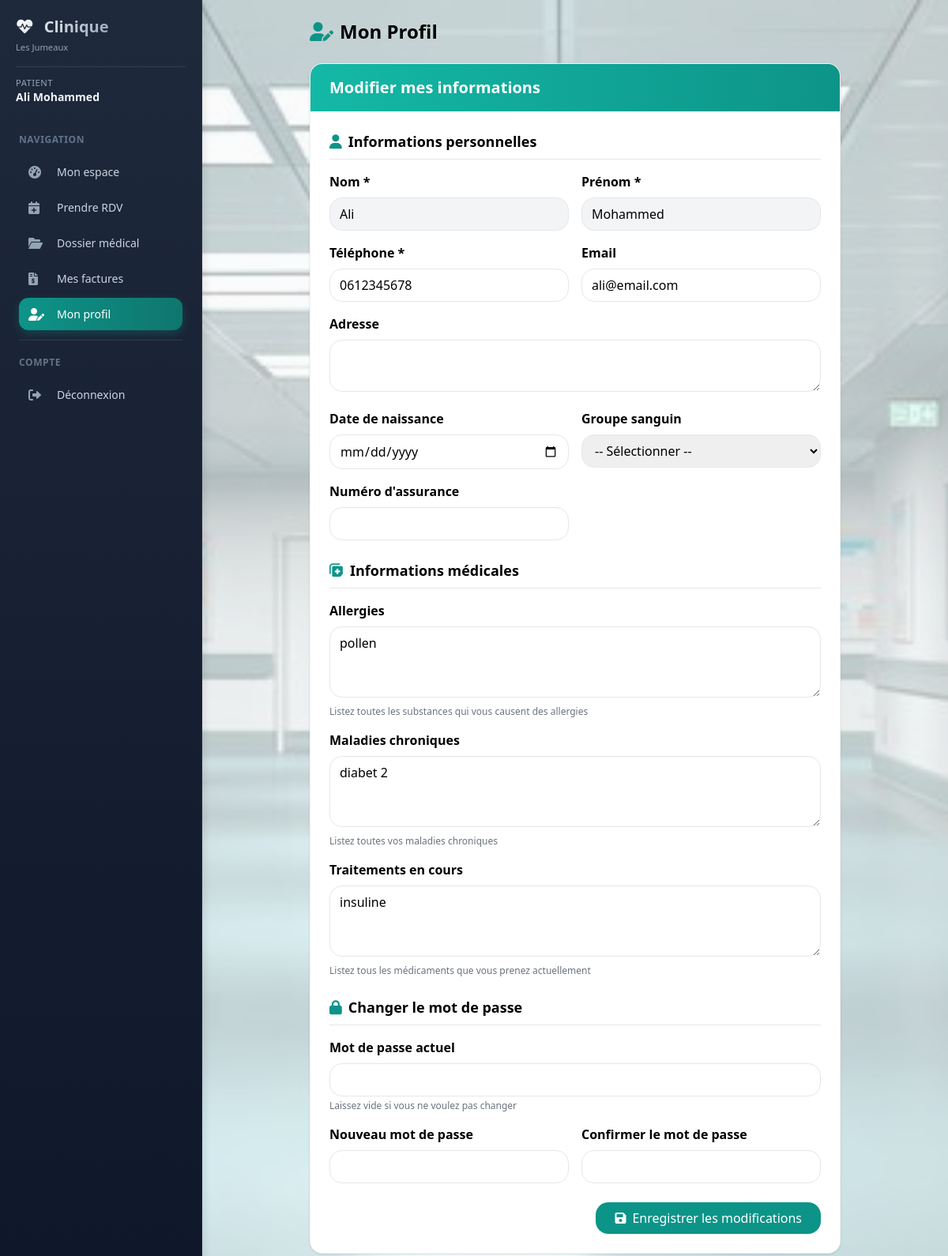
Page /patient/profil (signed in) on the committed database.
### models/database.py (models this page shows, shortened)
class Utilisateur(UserMixin, db.Model):
    __tablename__ = 'utilisateurs'
    id = db.Column(db.Integer, primary_key=True)
    email = db.Column(db.String(120), unique=True, nullable=False)
    password = db.Column(db.String(200), nullable=False)
    role = db.Column(db.String(20), default='patient')
    nom = db.Column(db.String(100))
    prenom = db.Column(db.String(100))
    telephone = db.Column(db.String(20))
    medecin_id = db.Column(db.Integer, db.ForeignKey('medecins.id'))
    specialite = db.Column(db.String(100))
    adresse = db.Column(db.Text)
    created_at = db.Column(db.DateTime, default=datetime.utcnow)
    medecin = db.relationship('Medecin', backref='utilisateur', foreign_keys=[medecin_id])

class Patient(db.Model):
    __tablename__ = 'patients'
    id = db.Column(db.Integer, primary_key=True)
    nom = db.Column(db.String(100), nullable=False)
    prenom = db.Column(db.String(100), nullable=False)
    email = db.Column(db.String(120))
    telephone = db.Column(db.String(20), nullable=False)
    date_naissance = db.Column(db.Date)
    adresse = db.Column(db.Text)
    num_assurance = db.Column(db.String(50))
    user_id = db.Column(db.Integer, db.ForeignKey('utilisateurs.id'))
    date_creation = db.Column(db.DateTime, default=datetime.utcnow)
    allergies = db.Column(db.Text)           # الحساسية
    chronic_diseases = db.Column(db.Text)    # الأمراض المزمنة
    current_medications = db.Column(db.Text) # العلاجات الحالية
    user = db.relationship('Utilisateur', backref='patient', foreign_keys=[user_id])
    rendezvous = db.relationship('RendezVous', back_populates='patient', lazy='dynamic')
    consultations = db.relationship('Consultation', back_populates='patient', lazy='dynamic')
    ordonnances = db.relationship('Ordonnance', back_populates='patient', lazy='dynamic')
    factures = db.relationship('Facture', back_populates='patient', lazy='dynamic')

### models/patient.py (the view, shortened to what this page needs)
@patient_bp.route('/profil', methods=['GET', 'POST'])
@patient_required
def profil():
    patient = get_current_patient()
    if not patient:
        return render_template('error.html', message="Profil patient non trouvé")
    user = Utilisateur.query.get(session['user_id'])
    return render_template('patient/profil.html', patient=patient)

### models/patient.py (called while the page is built)
def patient_required(f):
    @wraps(f)
    def decorated_function(*args, **kwargs):
        if 'user_id' not in session:
            return redirect(url_for('auth.login'))
        if session.get('role') != 'patient':
            return render_template('error.html', message="Accès non autorisé"), 403
        return f(*args, **kwargs)
    return decorated_function

def get_current_patient():
    user = Utilisateur.query.get(session['user_id'])
    return Patient.query.filter_by(user_id=user.id).first() if user else None

### templates/patient/profil.html (shortened to what this page needs)
{% extends "base_dashboard.html" %}
{% block content %}
<div class="max-w-2xl mx-auto">
    <h1 class="text-2xl font-bold mb-6"><i class="fas fa-user-edit text-primary mr-2"></i>Mon Profil</h1>
    <div class="bg-white rounded-lg shadow overflow-hidden">
        <div class="px-6 py-4 bg-gradient-to-r from-primary-light to-primary text-white">
                <h2 class="text-xl font-semibold">Modifier mes informations</h2>
        </div>
        <div class="p-6">
            <form method="POST" action="/patient/profil">
                <div class="mb-6">
                    <h3 class="text-lg font-semibold mb-4 border-b pb-2"><i class="fas fa-user text-primary mr-2"></i>Informations personnelles</h3>
                    <div class="grid grid-cols-1 md:grid-cols-2 gap-4">
                        <div>
                            <label class="block font-semibold mb-2">Nom *</label>
                            <input type="text" name="nom" value="{{ patient.nom }}" required
                                   class="w-full px-3 py-2 border rounded-lg bg-gray-100">
                        </div>
                        <div>
                            <label class="block font-semibold mb-2">Prénom *</label>
                            <input type="text" name="prenom" value="{{ patient.prenom }}" required
                                   class="w-full px-3 py-2 border rounded-lg bg-gray-100">
                        </div>
                        <div>
                            <label class="block font-semibold mb-2">Téléphone *</label>
                            <input type="tel" name="telephone" value="{{ patient.telephone }}" required
                                   class="w-full px-3 py-2 border rounded-lg focus:outline-none focus:border-primary">
                        </div>
                        <div>
                            <label class="block font-semibold mb-2">Email</label>
                            <input type="email" name="email" value="{{ patient.email or '' }}"
                                   class="w-full px-3 py-2 border rounded-lg focus:outline-none focus:border-primary">
                        </div>
                        <div class="md:col-span-2">
                            <label class="block font-semibold mb-2">Adresse</label>
                            <textarea name="adresse" rows="2" class="w-full px-3 py-2 border rounded-lg focus:outline-none focus:border-primary">{{ patient.adresse or '' }}</textarea>
                        </div>
                        <div>
                            <label class="block font-semibold mb-2">Date de naissance</label>
                            <input type="date" name="date_naissance" value="{{ patient.date_naissance.strftime('%Y-%m-%d') if patient.date_naissance else '' }}"
                                   class="w-full px-3 py-2 border rounded-lg focus:outline-none focus:border-primary">
                        </div>
                        <div>
                            <label class="block font-semibold mb-2">Groupe sanguin</label>
                            <select name="groupe_sanguin" class="w-full px-3 py-2 border rounded-lg">
                                <option value="">-- Sélectionner --</option>
                            </select>
                        </div>
                        <div>
                            <label class="block font-semibold mb-2">Numéro d'assurance</label>
                            <input type="text" name="num_assurance" value="{{ patient.num_assurance or '' }}"
                                   class="w-full px-3 py-2 border rounded-lg focus:outline-none focus:border-primary">
                        </div>
                    </div>
                </div>
                <div class="mb-6">
                    <h3 class="text-lg font-semibold mb-4 border-b pb-2"><i class="fas fa-notes-medical text-primary mr-2"></i>Informations médicales</h3>
                    <div class="space-y-4">
                        <div>
                            <label class="block font-semibold mb-2">Allergies</label>
                            <textarea name="allergies" rows="3" class="w-full px-3 py-2 border rounded-lg focus:outline-none focus:border-primary"
                                      placeholder="Ex: Pénicilline, Arachides, Pollen...">{{ patient.allergies or '' }}</textarea>
                            <p class="text-xs text-gray-500 mt-1">Listez toutes les substances qui vous causent des allergies</p>
                        </div>
                        <div>
                            <label class="block font-semibold mb-2">Maladies chroniques</label>
                            <textarea name="chronic_diseases" rows="3" class="w-full px-3 py-2 border rounded-lg focus:outline-none focus:border-primary"
                                      placeholder="Ex: Diabète, Hypertension, Asthme...">{{ patient.chronic_diseases or '' }}</textarea>
                            <p class="text-xs text-gray-500 mt-1">Listez toutes vos maladies chroniques</p>
                        </div>
                        <div>
                            <label class="block font-semibold mb-2">Traitements en cours</label>
                            <textarea name="current_medications" rows="3" class="w-full px-3 py-2 border rounded-lg focus:outline-none focus:border-primary"
                                      placeholder="Ex: Insuline, Lisinopril, Ventoline...">{{ patient.current_medications or '' }}</textarea>
                            <p class="text-xs text-gray-500 mt-1">Listez tous les médicaments que vous prenez actuellement</p>
                        </div>
                    </div>
                </div>
                <div class="mb-6">
                    <h3 class="text-lg font-semibold mb-4 border-b pb-2"><i class="fas fa-lock text-primary mr-2"></i>Changer le mot de passe</h3>
                    <div class="space-y-4">
                        <div>
                            <label class="block font-semibold mb-2">Mot de passe actuel</label>
                            <input type="password" name="current_password" class="w-full px-3 py-2 border rounded-lg">
                            <p class="text-xs text-gray-500 mt-1">Laissez vide si vous ne voulez pas changer</p>
                        </div>
                        <div class="grid grid-cols-1 md:grid-cols-2 gap-4">
                            <div>
                                <label class="block font-semibold mb-2">Nouveau mot de passe</label>
                                <input type="password" name="new_password" class="w-full px-3 py-2 border rounded-lg">
                            </div>
                            <div>
                                <label class="block font-semibold mb-2">Confirmer le mot de passe</label>
                                <input type="password" name="confirm_password" class="w-full px-3 py-2 border rounded-lg">
                            </div>
                        </div>
                    </div>
                </div>
                <div class="flex justify-end">
                    <button type="submit" class="bg-primary text-white px-6 py-2 rounded-lg hover:bg-primary-dark transition">
                        <i class="fas fa-save mr-2"></i>Enregistrer les modifications
                    </button>
                </div>
            </form>
        </div>
    </div>
</div>
{% endblock %}

### templates/base_dashboard.html (shortened to what this page needs)
<!DOCTYPE html>
<html lang="fr">
<head>
    <script src="https://cdn.tailwindcss.com"></script>
    <link href="https://cdnjs.cloudflare.com/ajax/libs/font-awesome/6.0.0/css/all.min.css" rel="stylesheet">
    <link rel="stylesheet" href="{{ url_for('static', filename='style.css') }}">
</head>
<body class="bg-gray-50 font-sans antialiased">
<div class="flex min-h-screen">
    <aside class="sidebar fixed md:relative z-40 w-64 flex-shrink-0 h-full md:h-auto overflow-y-auto">
        <div class="p-5">
            <div class="flex items-center justify-between sidebar-header">
                <div>
                    <h2 class="text-xl font-bold">
                        <i class="fas fa-heartbeat text-primary mr-2"></i>
                        Clinique
                    </h2>
                    <p class="text-xs mt-1">Les Jumeaux</p>
                </div>
            </div>
            <div class="sidebar-user mt-4 pt-3">
                <p class="text-sm">
                    <span class="block text-xs role">{{ session.role|capitalize }}</span>
                    <span class="font-semibold name">{{ session.nom }} {{ session.prenom }}</span>
                </p>
            </div>
        </div>
        <nav class="px-3 pb-4">
            <div class="sidebar-section text-xs uppercase tracking-wider px-3 py-2 mt-2">Navigation</div>
            {% if session.role == 'admin' %}
            <a href="{{ url_for('admin.dashboard') }}" class="sidebar-link {% if request.endpoint == 'admin.dashboard' %}active{% endif %}">
                <i class="fas fa-tachometer-alt w-5"></i><span>Dashboard</span>
            </a>
            <a href="{{ url_for('admin.gestion_utilisateurs') }}" class="sidebar-link {% if request.endpoint == 'admin.gestion_utilisateurs' %}active{% endif %}">
                <i class="fas fa-users-cog w-5"></i><span>Gestion utilisateurs</span>
            </a>
            <a href="{{ url_for('admin.statistiques') }}" class="sidebar-link flex items-center px-3 py-2 rounded-lg mb-1 transition">
                <i class="fas fa-chart-line w-5"></i><span class="ml-3">Statistiques</span>
            </a>
            {% elif session.role == 'patient' %}
            <a href="{{ url_for('patient.dashboard') }}" class="sidebar-link {% if request.endpoint == 'patient.dashboard' %}active{% endif %}">
                <i class="fas fa-tachometer-alt w-5"></i><span>Mon espace</span>
            </a>
            <a href="{{ url_for('patient.rendezvous_page') }}" class="sidebar-link {% if request.endpoint == 'patient.rendezvous_page' %}active{% endif %}">
                <i class="fas fa-calendar-plus w-5"></i><span>Prendre RDV</span>
            </a>
            <a href="{{ url_for('patient.dossier') }}" class="sidebar-link {% if request.endpoint == 'patient.dossier' %}active{% endif %}">
                <i class="fas fa-folder-open w-5"></i><span>Dossier médical</span>
            </a>
            <a href="{{ url_for('patient.factures') }}" class="sidebar-link {% if request.endpoint == 'patient.factures' %}active{% endif %}">
                <i class="fas fa-file-invoice-dollar w-5"></i><span>Mes factures</span>
            </a>
            <a href="{{ url_for('patient.profil') }}" class="sidebar-link {% if request.endpoint == 'patient.profil' %}active{% endif %}">
                <i class="fas fa-user-edit w-5"></i><span>Mon profil</span>
            </a>
            {% endif %}
            <div class="sidebar-border"></div>
            <div class="sidebar-section text-xs uppercase tracking-wider px-3 py-2">Compte</div>
            <a href="{{ url_for('auth.logout') }}" class="sidebar-link logout">
                <i class="fas fa-sign-out-alt w-5"></i><span>Déconnexion</span>
            </a>
        </nav>
    </aside>
    <div class="flex-1 flex flex-col">
        <main class="flex-1 p-4 md:p-6">
            {% block content %}{% endblock %}
        </main>
    </div>
</div>
</body>
</html>

### static/style.css (style rules this page uses)
body { background-image: url('/static/images/hopital-corridor.jpg'); background-size: cover; background-position: center; background-attachment: fixed; }
.sidebar { transition: transform 0.3s ease-in-out; background: linear-gradient(180deg, #1e293b 0%, #0f172a 100%); border-right: 1px solid rgba(255, 255, 255, 0.05); box-shadow: 2px 0 10px rgba(0, 0, 0, 0.1); }
@media (min-width: 768px) { .sidebar { transform: translateX(0) !important; } }
.sidebar-header h2 { background: linear-gradient(135deg, #fff 0%, #94a3b8 100%); -webkit-background-clip: text; -webkit-text-fill-color: transparent; background-clip: text; font-weight: 700; }
.sidebar-header p { color: #94a3b8; font-size: 0.7rem; }
.sidebar-user { border-top: 1px solid rgba(255, 255, 255, 0.1); margin-top: 0.75rem; padding-top: 0.75rem; }
.sidebar-user .role { color: #94a3b8; font-size: 0.7rem; text-transform: uppercase; letter-spacing: 0.5px; }
.sidebar-user .name { color: #f1f5f9; font-weight: 600; font-size: 0.875rem; }
.sidebar-section { color: #64748b; font-size: 0.65rem; font-weight: 600; text-transform: uppercase; letter-spacing: 1px; padding: 0.75rem 1rem 0.5rem; }
.sidebar-link { display: flex; align-items: center; gap: 12px; padding: 10px 12px; margin: 4px 12px; border-radius: 12px; color: #cbd5e1; text-decoration: none; transition: all 0.2s ease; font-size: 0.875rem; font-weight: 500; }
.sidebar-link i { width: 24px; font-size: 1rem; color: #94a3b8; transition: all 0.2s ease; }
.sidebar-link.active { background: linear-gradient(90deg, #0D9488 0%, #0F766E 100%); color: #ffffff; box-shadow: 0 4px 12px rgba(13, 148, 136, 0.3); }
.sidebar-link.active i { color: #ffffff; }
.sidebar-link.logout { color: #cbd5e1; }
.sidebar-link.logout i { color: #94a3b8; }
.sidebar-border { border-top: 1px solid rgba(255, 255, 255, 0.1); margin: 12px; }
.card, .bg-white.rounded-lg.shadow { transition: all 0.3s ease; border: 1px solid rgba(0,0,0,0.05); }
.rounded-lg { border-radius: 1rem !important; }
.btn-primary, button[type="submit"] { transition: all 0.2s ease; position: relative; overflow: hidden; }

### rows in the picture
Utilisateur: role "PATIENT"
Patient: nom "Ali", prenom "Mohammed", telephone "0612345678", email "ali@email.com", allergies "pollen", chronic_diseases "diabet 2", current_medications "insuline"

### other values in the picture
{{ session.nom }} "Ali"
{{ session.prenom }} "Mohammed"
